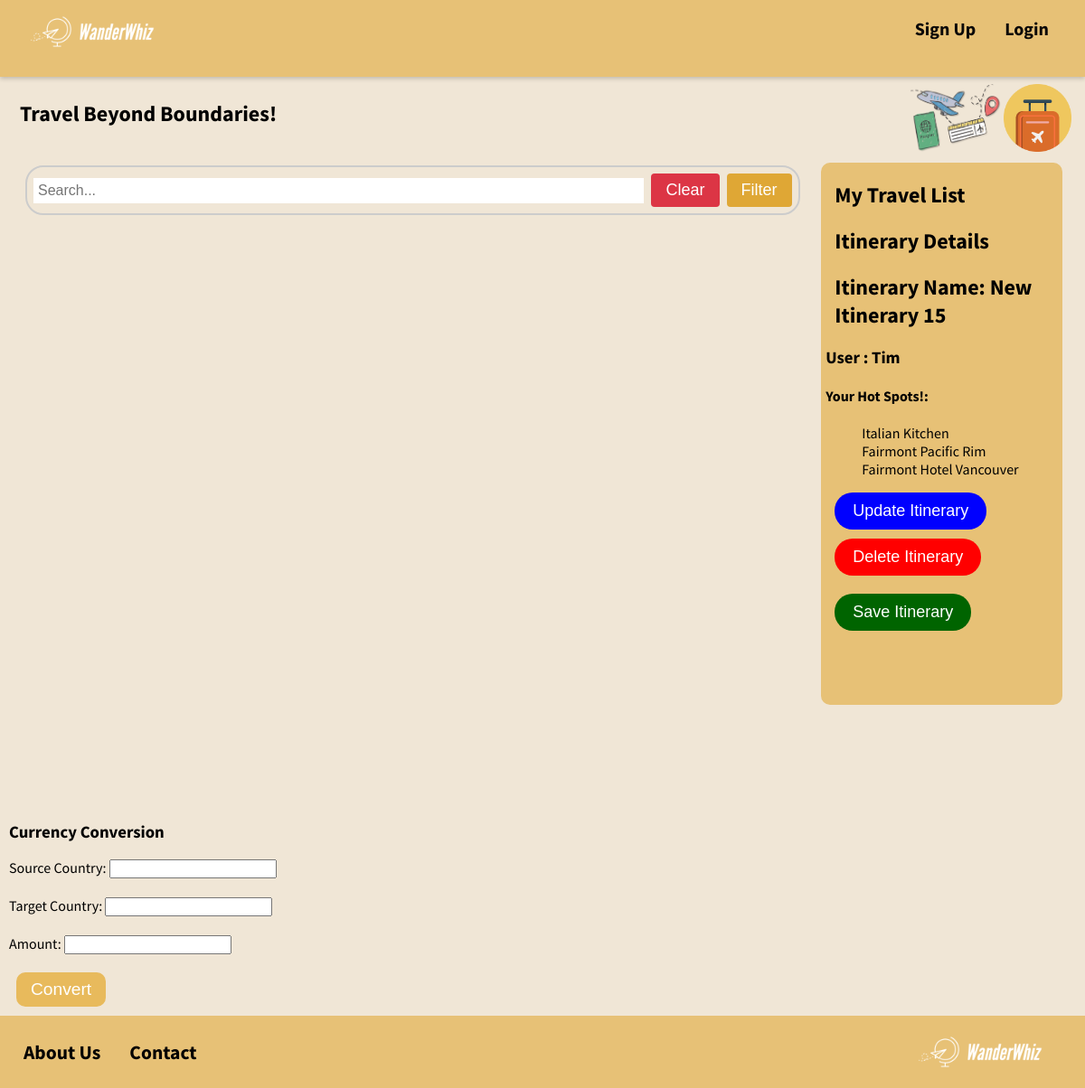
The app's page /itineraries/21/ with its own data.
### members/models.py (models this page shows, shortened)
class Itinerary(models.Model):
    itinerary_name = models.CharField(max_length=255)
    business_list = models.ManyToManyField(Business)
    user_id = models.ForeignKey(User, on_delete=models.CASCADE)

class Business(models.Model):
    business_name = models.CharField(max_length=255)
    business_type = models.CharField(max_length=12, default='Tourist Attraction')
    address = models.CharField(max_length=255)
    rating = models.CharField(max_length=5)

### members/views.py (the view)
# urls.py: path('itineraries/<int:id>/', itinerary_detail, name='itinerary_detail'),
def itinerary_detail(request, id):
    itinerary = get_object_or_404(Itinerary, id=id)
    return render(request, 'itinerary_detail.html', {'itinerary': itinerary})

### members/templates/itinerary_detail.html (shortened to what this page needs)
{% extends 'registration/home.html'%}
{% load static %}
{% block itineraryinfo %}
<h2>Itinerary Details</h2>
<h2>Itinerary Name: {{ itinerary.itinerary_name }}</h2>
<h3>User : {{ itinerary.user_id }}</h3>
<h4>Your Hot Spots!:</h4>
<ul>
  {% for business in itinerary.business_list.all %}
    <li>{{ business.business_name }}</li>
  {% empty %}
    <li>No businesses found.</li>
  {% endfor %}
</ul>
<button onclick="window.location.href='{% url 'itinerary_update' id=itinerary.id %}'" class="update-itinerary btn btn-primary">Update Itinerary</button>
<form action="{% url 'itinerary_delete' itinerary.id %}" method="post" >
  <button type="submit" class="delete-itinerary btn btn-danger">Delete Itinerary</button>
</form>
{% endblock %}

### members/static/homestylesheet.css (style rules this page uses)
body { background-color: #f0e6d6; width: 100vw; height: 100vh; height: auto; font-family: 'Source Sans Pro', sans-serif; margin: 0; display: flex; flex-direction: column; margin-bottom: 0%; }
li, li::marker { list-style-type: none; }
h2 { padding-left: 10px; }
button { font-size: large; }
.update-itinerary { margin-left: 10px; background-color: blue; color: white; border: none; border-radius: 20px; padding: 10px 20px; text-align: center; text-decoration: none; }
.delete-itinerary { margin: 10px; background-color: red; color: white; border: none; border-radius: 20px; padding: 10px 20px; text-align: center; text-decoration: none; }

### records on screen
Itinerary: itinerary_name "New Itinerary 15", user_id "Tim"
Business: business_name "Italian Kitchen"
Business: business_name "Fairmont Pacific Rim"
Business: business_name "Fairmont Hotel Vancouver"
